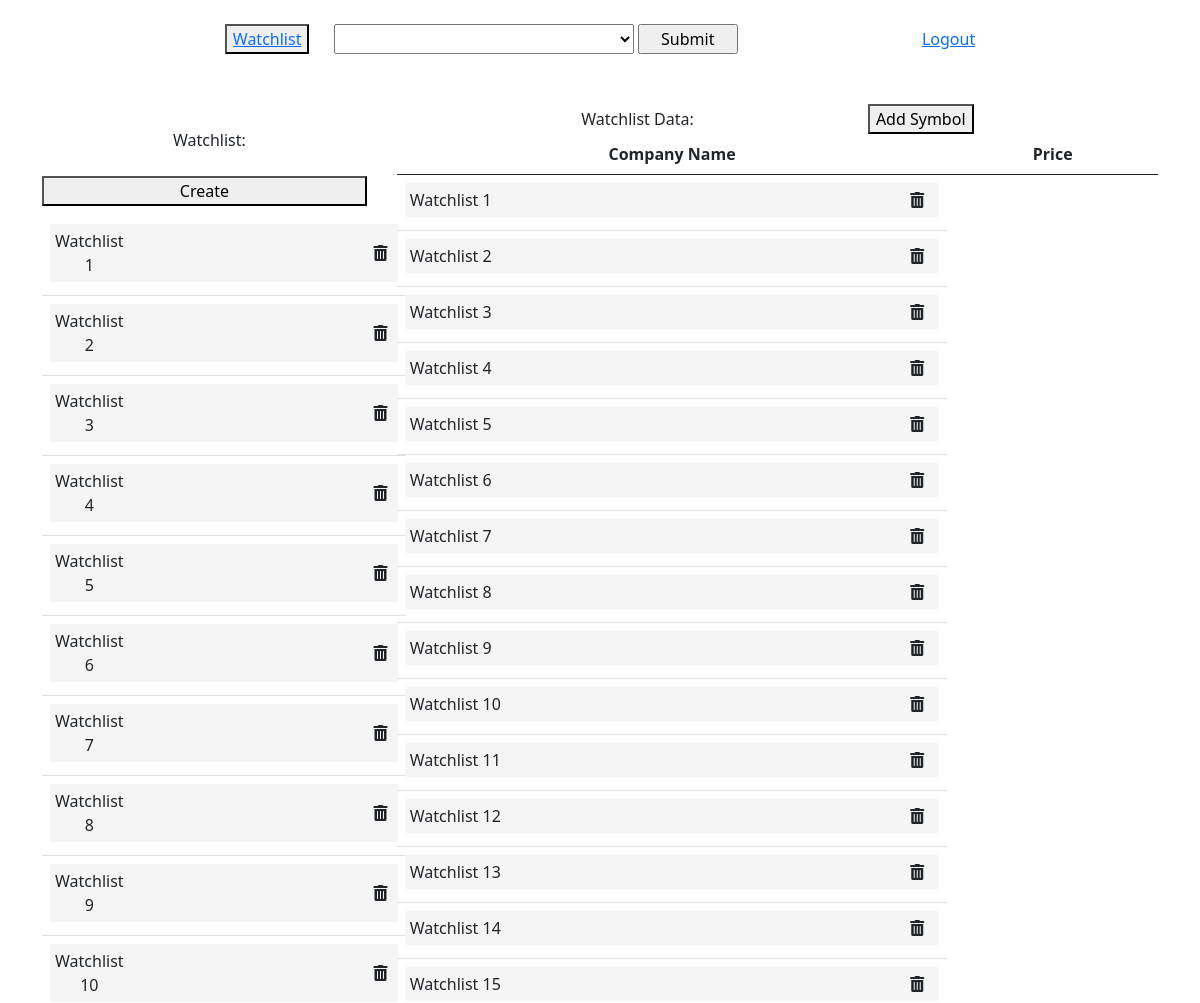
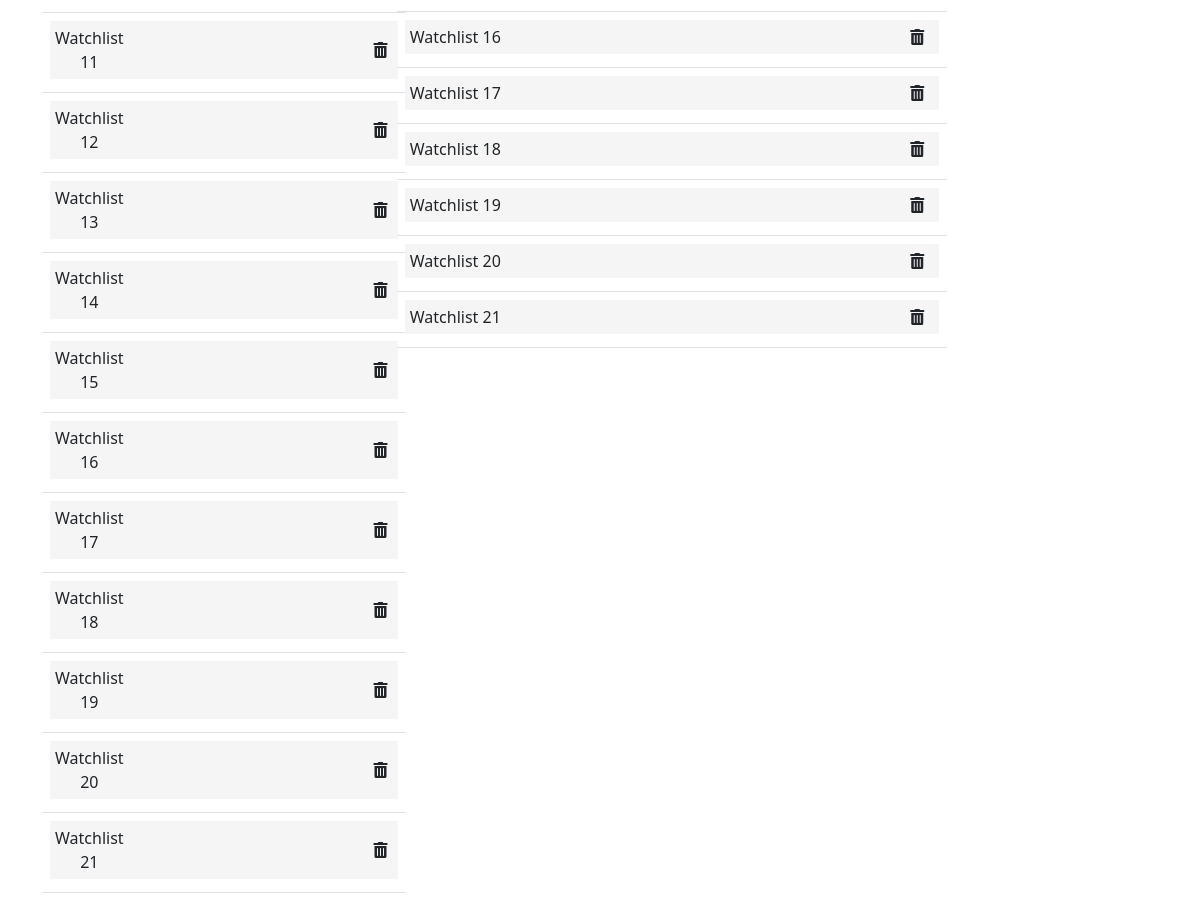
/watchlist (signed in), run on the app's committed database (2 pictures, top to bottom).
### models.py (models this page shows, shortened)
class Watchlist(db.Model):
    __tablename__ = "watchlist"
    id = db.Column(db.Integer, primary_key=True)
    name = db.Column(db.String(120), nullable=False)
    user_id = db.Column(db.Integer, db.ForeignKey('user.id'), nullable=False)
    watchlist_data = db.relationship('WatchlistData', backref='watchlist', lazy=True)

### routes.py (the view, shortened to what this page needs)
@app.route('/watchlist', methods=['GET', 'POST'])
def watchlist():
    user_id = current_user.id
    user = User.query.get(int(user_id))
    watchlists = user.watchlists
    watchlist_count = len(user.watchlists)
    watchlist_data = []
    for watchlist in user.watchlists:
        watchlist_items = {
            'name': watchlist.name,
            'items': []
        }
        for watchlist_data_item in watchlist.watchlist_data:
            item = {
                'company_name': watchlist_data_item.company_name,
                'price': watchlist_data_item.price
            }
            watchlist_items['items'].append(item)
        watchlist_data.append(watchlist_items)
    return render_template('index.html', watchlist_count=watchlist_count, watchlist_data=watchlist_data, watchlists=watchlists)

### routes.py (called while the page is built)
@login_manager.user_loader
def load_user(user_id):
    return User.query.get(int(user_id))

@app.before_request
def session_handler():
    session.permanent = True
    app.permanent_session_lifetime = timedelta(minutes=1)

### templates/index.html (shortened to what this page needs)
{% extends "base.html" %}
{% block content%}
<head>
    <link rel="stylesheet" href="https://cdnjs.cloudflare.com/ajax/libs/font-awesome/5.15.3/css/all.min.css">
</head>
<div class="container py-4 text-center">
    {% if current_user.is_authenticated %}
    <button class="watchlist-button" style="margin-right: 20px;"><a href="{{url_for('watchlist')}}">Watchlist</a></button>
    <form action="{{ url_for('index') }}" method="POST" class="d-inline-block">
        <select name="symbol" id="symbol" style="height: 30px; width: 300px;">
            <option value="" disabled selected hidden></option>
            <option value="MSFT">MSFT</option>
        </select>
        <input type="submit" value="Submit" style="height: 30px; width: 100px; margin-right: 180px;">
    </form>
    <a href="{{url_for('logout')}}" class="logout-link ml-auto">Logout</a>
    {% if plot_url %}
        {% if symbol == 'MSFT' %}
            <p style="margin-top: 20px;">Company : Microsoft - {{ symbol }}</p>
        {% elif symbol == 'AAPL' %}
            <p style="margin-top: 20px;">Company : Apple - {{ symbol }}</p>
        {% else %}
            <p style="margin-top: 20px;">Company : {{ symbol }}</p>
        {% endif %}
        <img alt="Stock Prices">
    {% else %}
        <div class="watchlist-section">
            <div class="left-section">
                {% if watchlist_data %}
                    <p class="mb-4 mt-4">Watchlist:</p>
                    <div class="buttons-container">
                        <button class="create-button">Create</button>
                    </div>
                    <div class="table-container">
                        <table class="table">
                            <tbody>
                                {% for item in watchlist_data %}
                                    <tr>
                                        <td>
                                            <div class="watchlist-item">
                                                <span>{{ item.name }}</span>
                                                <i class="icon fas fa-trash-alt"></i>
                                            </div>
                                        </td>
                                    </tr>
                                {% endfor %}
                            </tbody>
                        </table>
                    </div>
                {% endif %}
            </div>
            <div class="right-section">
                {% if watchlist_data %}
                    <p class="mb-4 mt-4 inline-text">Watchlist Data:</p>
                    <button class="add-symbol-button inline-button">Add Symbol</button>
                    <div class="table-container">
                        <table class="table">
                            <thead>
                                <tr>
                                    <th>Company Name</th>
                                    <th>Price</th>
                                </tr>
                            </thead>
                            <tbody>
                                {% for item in watchlist_data %}
                                    <tr>
                                        <td>
                                            <div class="watchlist-item">
                                                <span>{{ item.name }}</span>
                                                <i class="icon fas fa-trash-alt bin-icon"></i>
                                            </div>
                                        </td>
                                    </tr>
                                {% endfor %}
                            </tbody>
                        </table>
                    </div>
                {% endif %}
            </div>
        </div>
    {% endif %}
    {% else %}
    <a href="{{url_for('login')}}">Sign in/Sign Up</a>
    {% endif %}
</div>
{% endblock %}

### templates/base.html (shortened to what this page needs)
<!doctype html>
<html lang="en">
<head>
    <link href="https://cdn.jsdelivr.net/npm/bootstrap@5.0.2/dist/css/bootstrap.min.css" rel="stylesheet">
</head>
<body>
    <div class="container-fluid">
        {% block content%}
        {% endblock %}
    </div>
</body>
</html>

### templates/index.html (style rules this page uses)
.watchlist-section { margin-top: 50px; display: flex; align-items: flex-start; }
.left-section { width: 30%; margin-right: 20px; }
.right-section { width: 70%; }
.watchlist-item { display: flex; align-items: center; padding: 5px; margin-bottom: 5px; background-color: #f5f5f5; cursor: pointer; }
.watchlist-item .icon { margin-right: 5px; }
.watchlist-item .icon { cursor: pointer; margin-left: 250px; }
.table-container { display: flex; flex-direction: column; }
.table-container table { width: 100%; }
.buttons-container { display: flex; align-items: center; margin-bottom: 10px; }
.buttons-container button { flex: 1; margin-right: 10px; }
.create-button { width: 50%; margin: 0 auto; }
.right-section .watchlist-item { display: flex; align-items: center; justify-content: space-between; padding-right: 10px; }
.right-section .watchlist-item .bin-icon { cursor: pointer; margin-left: 5px; }
.inline-text { display: inline; margin-right: 80px; }
.inline-button { display: inline; margin-left: 90px; }

### data on the page
Watchlist: name "Watchlist 1"
Watchlist: name "Watchlist 2"
Watchlist: name "Watchlist 3"
Watchlist: name "Watchlist 4"
Watchlist: name "Watchlist 5"
Watchlist: name "Watchlist 6"
Watchlist: name "Watchlist 7"
Watchlist: name "Watchlist 8"
Watchlist: name "Watchlist 9"
Watchlist: name "Watchlist 10"
Watchlist: name "Watchlist 11"
Watchlist: name "Watchlist 12"
Watchlist: name "Watchlist 13"
Watchlist: name "Watchlist 14"
Watchlist: name "Watchlist 15"
Watchlist: name "Watchlist 16"
Watchlist: name "Watchlist 17"
Watchlist: name "Watchlist 18"
Watchlist: name "Watchlist 19"
Watchlist: name "Watchlist 20"
Watchlist: name "Watchlist 21"
